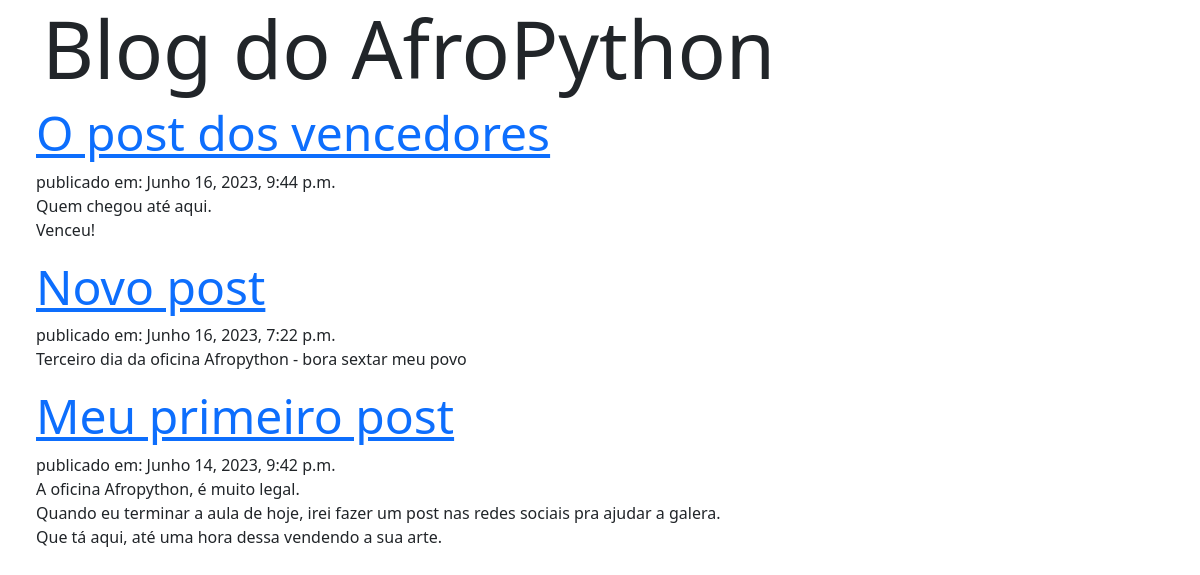
The page / on the database its author committed.
### blog/models.py (models this page shows, shortened)
class Post(models.Model):
    author = models.ForeignKey(
        get_user_model(), on_delete=models.CASCADE)
    title = models.CharField(max_length=200)
    text = models.TextField()
    created_date = models.DateTimeField(
        default=timezone.now)
    published_date = models.DateTimeField(
        blank=True, null=True)

### blog/views.py (the view)
# urls.py: path('', views.post_list),
def post_list(request):
    posts = Post.objects.order_by('-created_date')
    return render(request, 'blog/post_list.html', {'posts': posts})

### blog/templates/blog/post_list.html (shortened to what this page needs)
<!DOCTYPE html>
<html lang="pt-br">
<head>
    <link href="https://cdn.jsdelivr.net/npm/bootstrap@5.3.0/dist/css/bootstrap.min.css" rel="stylesheet">
</head>
<body>
    <div class="container" >
        <h1 class="display-1">Blog do AfroPython</h1>
    </div>
    {% for post in posts %}
        <div class="container ms-4">
            <h2 class="display-5"><a href="">{{ post.title }}</a></h2>
            <spam>publicado em: {{ post.published_date }}</spam>
            <p>{{ post.text|linebreaksbr }}</p>
        </div>
    {% endfor %}
</body>
</html>

### rows shown on the page
Post: title "O post dos vencedores", published_date "Junho 16, 2023, 9:44 p.m.", text "Quem chegou até aqui. Venceu!"
Post: title "Novo post", published_date "Junho 16, 2023, 7:22 p.m.", text "Terceiro dia da oficina Afropython - bora sextar meu povo"
Post: title "Meu primeiro post", published_date "Junho 14, 2023, 9:42 p.m.", text "A oficina Afropython, é muito legal. Quando eu terminar a aula de hoje, irei fazer um post nas redes sociais pra ajudar a galera. Que tá aqui, até uma hora dessa vendendo a sua arte."
